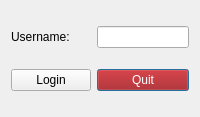
<?xml version="1.0" encoding="UTF-8"?>
<ui version="4.0">
 <class>logindialog</class>
 <widget class="QDialog" name="logindialog">
  <property name="geometry">
   <rect>
    <x>0</x>
    <y>0</y>
    <width>200</width>
    <height>117</height>
   </rect>
  </property>
  <property name="sizePolicy">
   <sizepolicy hsizetype="Maximum" vsizetype="Maximum">
    <horstretch>0</horstretch>
    <verstretch>0</verstretch>
   </sizepolicy>
  </property>
  <property name="maximumSize">
   <size>
    <width>350</width>
    <height>200</height>
   </size>
  </property>
  <property name="windowTitle">
   <string>Dialog</string>
  </property>
  <layout class="QGridLayout" name="gridLayout_2">
   <item row="0" column="1">
    <widget class="QLineEdit" name="lineEditUser"/>
   </item>
   <item row="0" column="0">
    <widget class="QLabel" name="label">
     <property name="text">
      <string>Username:</string>
     </property>
    </widget>
   </item>
   <item row="2" column="1">
    <widget class="QPushButton" name="pushButton_2">
     <property name="styleSheet">
      <string notr="true">background-color: rgb(164, 0, 0);
color: rgb(255, 255, 255);</string>
     </property>
     <property name="text">
      <string>Quit</string>
     </property>
    </widget>
   </item>
   <item row="2" column="0">
    <widget class="QPushButton" name="pushButton">
     <property name="text">
      <string>Login</string>
     </property>
    </widget>
   </item>
  </layout>
 </widget>
 <resources/>
 <connections/>
</ui>
